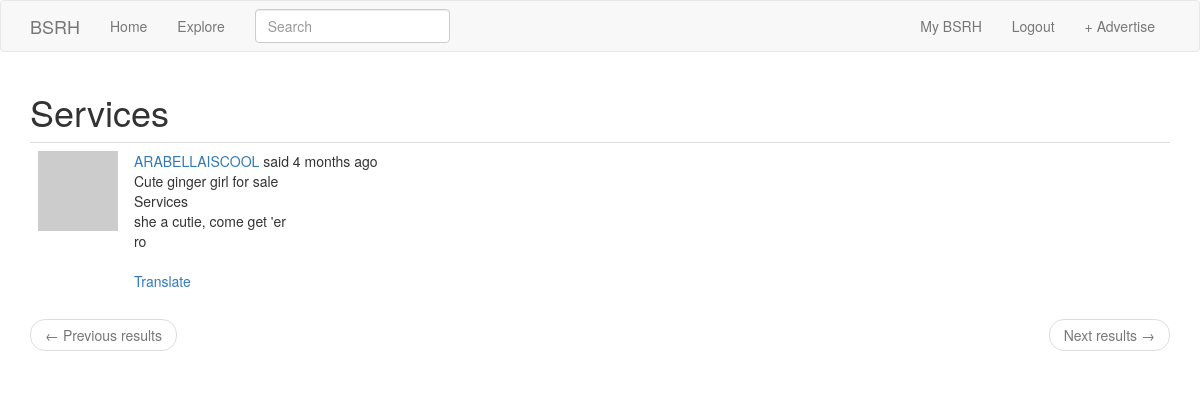
The page /show_category/Services (signed in) on the database its author committed.
### app/models.py (models this page shows, shortened)
class SearchableMixin(object):
    @classmethod
    def before_commit(cls, session):
        session._changes = {
            'add': list(session.new),
            'update': list(session.dirty),
            'delete': list(session.deleted)
        }
    @classmethod
    def after_commit(cls, session):
        for obj in session._changes['add']:
            if isinstance(obj, SearchableMixin):
                add_to_index(obj.__tablename__, obj)
        for obj in session._changes['update']:
            if isinstance(obj, SearchableMixin):
                add_to_index(obj.__tablename__, obj)
        for obj in session._changes['delete']:
            if isinstance(obj, SearchableMixin):
                remove_from_index(obj.__tablename__, obj)
        session._changes = None

class Ad(SearchableMixin, db.Model):
    __searchable__ = ['description']
    id = db.Column(db.Integer, primary_key=True)
    title = db.Column(db.String(64))
    description = db.Column(db.String(512))
    timestamp = db.Column(db.DateTime, index=True, default=datetime.utcnow)
    user_id = db.Column(db.Integer, db.ForeignKey('user.id'))
    category = db.Column(db.String(32))
    language = db.Column(db.String(5))

### app/main/routes.py (the view)
@bp.route('/show_category/<category>')
@login_required
def show_category(category):
    page = request.args.get('page', 1, type=int)
    ads = Ad.query.filter(Ad.category == category).order_by(Ad.timestamp.desc())\
        .paginate(page, current_app.config['ADS_PER_PAGE'], False)
    next_url = url_for('main.show_category', category=category, page=ads.next_num) \
        if ads.has_next else None
    prev_url = url_for('main.show_category', category=category, page=ads.prev_num) \
        if ads.has_prev else None
    return render_template('search.html', title=_('Explore'), ads=ads.items,
                           next_url=next_url, prev_url=prev_url, category=category)

### app/main/forms.py
class SearchForm(FlaskForm):
    q = StringField(_l('Search'), validators=[DataRequired()])
    def __init__(self, *args, **kwargs):
        if 'formdata' not in kwargs:
            kwargs['formdata'] = request.args
        if 'csrf_enabled' not in kwargs:
            kwargs['csrf_enabled'] = False
        super(SearchForm, self).__init__(*args, **kwargs)

### app/main/routes.py (called while the page is built)
@bp.before_request
def before_request():
    if current_user.is_authenticated:
        current_user.last_seen = datetime.utcnow()
    g.locale = str(get_locale())

@bp.before_app_request
def before_request():
    if current_user.is_authenticated:
        current_user.last_seen = datetime.utcnow()
        db.session.commit()
        g.search_form = SearchForm()
    g.locale = str(get_locale())

### app/models.py (called while the page is built)
@login.user_loader
def load_user(id):
    return User.query.get(int(id))

    def avatar(self, size):
        digest = md5(self.email.lower().encode('utf-8')).hexdigest()
        return 'https://www.gravatar.com/avatar/{}?d=identicon&s={}'.format(digest, size)

### app/templates/search.html
{% extends "base.html" %}
{% block app_content %}
    {% if category %}
        <h1>{{ category }}</h1>
    {% else %}
        <h1>{{ _('Search Results') }}</h1>
    {% endif %}
    {% if ads %}
        {% for ad in ads %}
            {% include '_ad.html' %}
        {% endfor %}
    {% else %}
        <h3><i>There are currently no ads in this category. Please check later.</i></h3>
    {% endif %}
    <nav aria-label="...">
        <ul class="pager">
            <li class="previous{% if not prev_url %} disabled{% endif %}">
                <a href="{{ prev_url or '#' }}">
                    <span aria-hidden="true">&larr;</span>
                    {{ _('Previous results') }}
                </a>
            </li>
            <li class="next{% if not next_url %} disabled{% endif %}">
                <a href="{{ next_url or '#' }}">
                    {{ _('Next results') }}
                    <span aria-hidden="true">&rarr;</span>
                </a>
            </li>
        </ul>
    </nav>
{% endblock %}

### app/templates/_ad.html (shortened to what this page needs)
<table class="table table-hover">
    <tr>
        <td width="70px">
            <a href="{{ url_for('main.user', username=ad.author.username) }}">
                <img src="{{ ad.author.avatar(70) }}" />
            </a>
        </td>
        <td>
            {{ _('%(username)s said %(when)s', username=user_link, when=moment(ad.timestamp).fromNow()) }}
            <br>
            {{ ad.title }}
            <br>
            {{ ad.category }}
            <br>
            <span id="ad{{ ad.id }}">{{ ad.description }}</span>
            <br>
            {{ ad.language }}
            {% if ad.language and ad.language != g.locale %}
                <br><br>
                <span id="translation{{ ad.id }}">
                    <a href="javascript:translate(
                            '#ad{{ ad.id }}',
                            '#translation{{ ad.id }}',
                            '{{ ad.language }}',
                            '{{ g.locale }}');">{{ _('Translate') }}</a>
                </span>
            {% endif %}
        </td>
    </tr>
</table>

### rows shown on the page
Ad: category "Services", title "Cute ginger girl for sale", description "she a cutie, come get 'er", language "ro"
